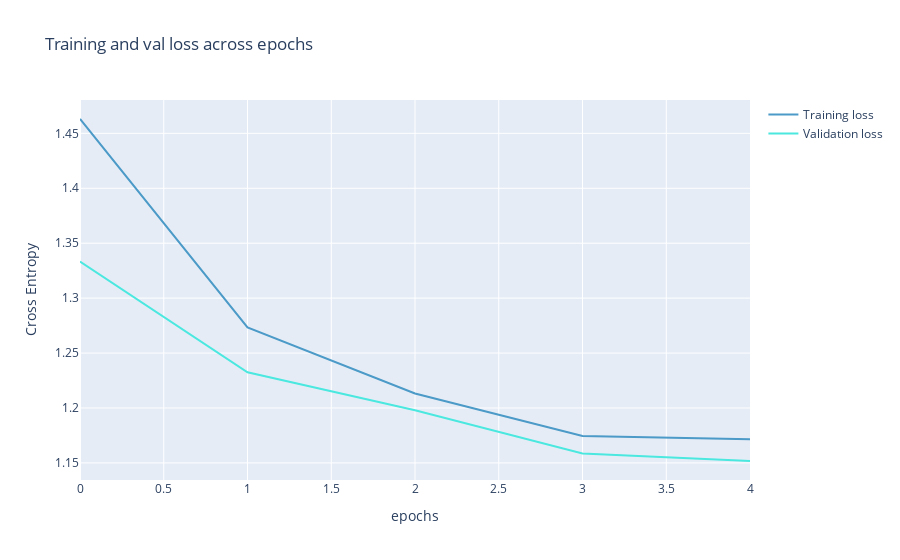

Notebook code cell kept with this figure:
### Code cell
from plotly import graph_objects as go
color_chart = ["#4B9AC7", "#4BE8E0", "#9DD4F3", "#97FBF6", "#2A7FAF", "#23B1AB", "#0E3449", "#015955"]

fig = go.Figure(data=[
                      go.Scatter(
                          y=history["loss"],
                          name="Training loss",
                          mode="lines",
                          marker=dict(
                              color=color_chart[0]
                          )),
                      go.Scatter(
                          y=history["val_loss"],
                          name="Validation loss",
                          mode="lines",
                          marker=dict(
                              color=color_chart[1]
                          ))
])
fig.update_layout(
    title='Training and val loss across epochs',
    xaxis_title='epochs',
    yaxis_title='Cross Entropy'    
)
fig.show()

### Figure 1 — Plotly figure (JSON) as saved in the notebook; plotly's stock layout.template omitted (floating-point values rounded to 4 significant figures)
{"data": [{"marker": {"color": "#4B9AC7"}, "mode": "lines", "name": "Training loss", "type": "scatter", "y": [1.463, 1.273, 1.213, 1.174, 1.172]}, {"marker": {"color": "#4BE8E0"}, "mode": "lines", "name": "Validation loss", "type": "scatter", "y": [1.333, 1.232, 1.198, 1.159, 1.152]}], "layout": {"title": {"text": "Training and val loss across epochs"}, "xaxis": {"title": {"text": "epochs"}}, "yaxis": {"title": {"text": "Cross Entropy"}}}}
